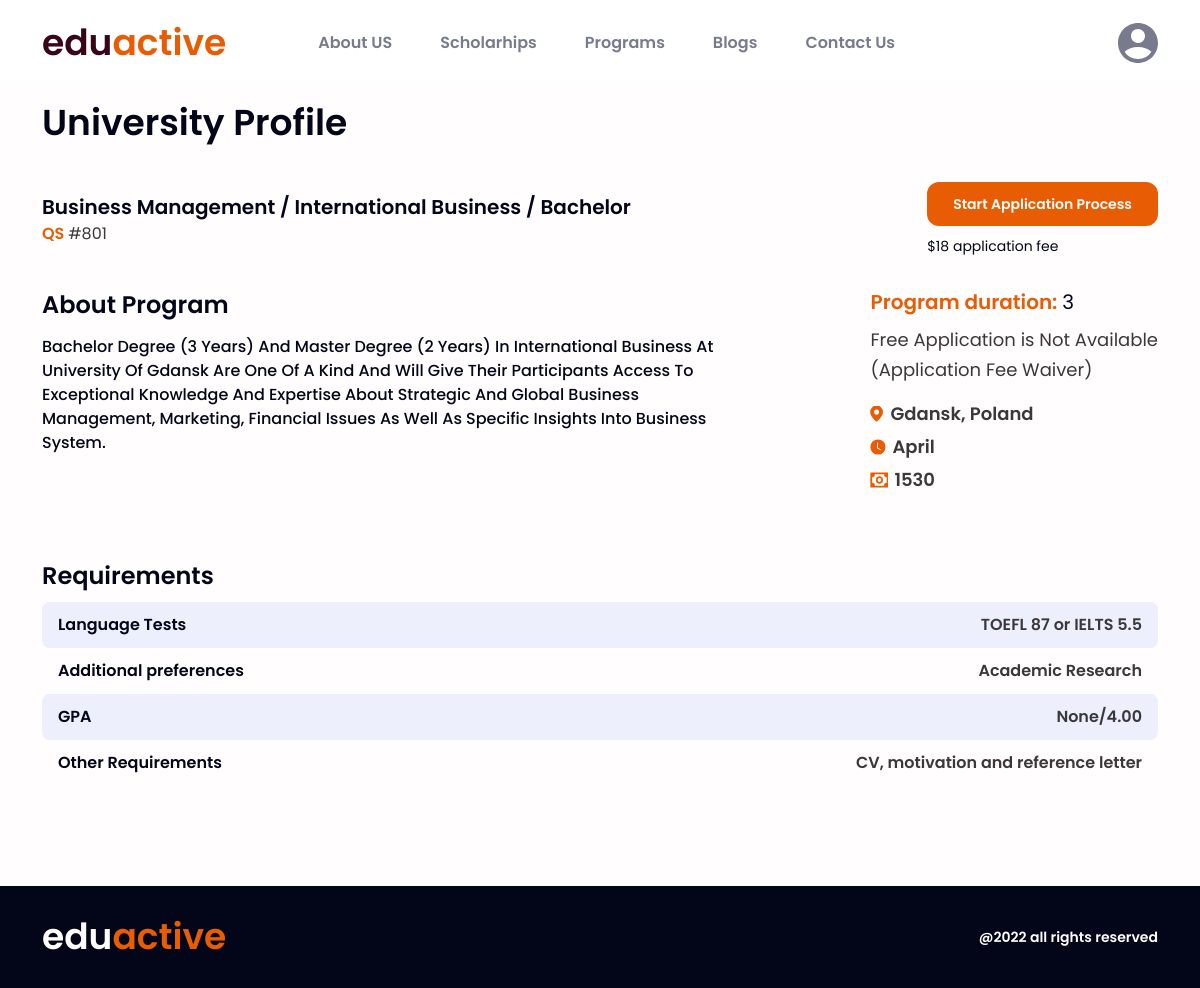
The page /pages/university/detail/1883 (signed in) on the database its author committed.
### pages/models.py (models this page shows)
class University(models.Model):
    name = models.CharField(max_length=50, blank=True, null=True)
    qs_rank = models.CharField(max_length=50, blank=True, null=True)
    program = models.CharField(max_length=100, blank=True, null=True)
    study_field = models.CharField(max_length=100, blank=True, null=True,choices=FIELD_CHOICES)
    degree = models.CharField(max_length=100, blank=True, null=True,choices=DEGREE_CHOICES)
    study_duration = models.CharField(max_length=100, blank=True, null=True)
    email = models.EmailField(max_length=254, blank=True, null=True)
    other_email = models.EmailField(max_length=254, blank=True, null=True)
    gre = models.CharField(max_length=100, blank=True, null=True)
    gpa = models.CharField(max_length=100, blank=True, null=True)
    ielts = models.CharField(max_length=100, blank=True, null=True)
    toefl = models.CharField(max_length=100, blank=True, null=True)
    gmat = models.CharField(max_length=100, blank=True, null=True)
    fee = models.CharField(max_length=100, blank=True, null=True)
    fee_waiver = models.CharField(max_length=100, blank=True, null=True, choices=VAIWER_CHOICES)
    tution_fee = models.CharField(max_length=100, blank=True, null=True)
    region = models.CharField(max_length=100, blank=True, null=True,choices=REGION_CHOICES)
    state = models.CharField(max_length=100, blank=True, null=True)
    city = models.CharField(max_length=100, blank=True, null=True)
    city_living_cost = models.CharField(max_length=100, blank=True, null=True)
    acceptance_rate = models.CharField(max_length=100, blank=True, null=True)
    graduation_rate = models.CharField(max_length=100, blank=True, null=True)
    deadline = models.CharField(max_length=500, blank=True, null=True)
    result = models.CharField(max_length=500, blank=True, null=True)
    link = models.CharField(max_length=200, blank=True, null=True)
    bio = models.CharField(max_length=3000, blank=True, null=True)

### pages/views.py (the view, shortened to what this page needs)
# urls.py: path('university/detail/<int:id>', detail, name='detail'),
@login_required(login_url = 'authenticate')
def detail(request, id):
    university = get_object_or_404(University, id=id)
    return render(request, 'university-detail.html', {'university': university})

### templates/university-detail.html (shortened to what this page needs)
{% extends "base.html" %}
{% load static %}
{% block main %}
    <div class="dummy-height"></div>
<main class="sections">
  <section class="university-profile">
    <div class="container">
      <h1 class="university-profile-title">University Profile</h1>
      <div class="uni-profile-details d-flex align-items-center justify-content-between flex-wrap">
        <div class="uni-info">
            <div class="uni-degree">{{university.study_field}} / {{university.program}} / {{university.degree}}</div>
            <span class="me-2 qs-class">QS <span>#{{university.qs_rank}}</span></span>
        </div>
        <div class="uni-apply-link">
          <form method='post'>
            <button title="Application Process" class="text-decoration-none d-block cs-btn" type='submit'>Start Application Process</button>
          </form>
            <div>${{university.fee}} application fee</div>
        </div>
      </div>
      <div class="uni-programs-details d-lg-flex justify-content-between align-items-start">
        <div class="uni-program-about">
          <h4>About Program</h4>
          <p>
            {{university.bio}}
          </p>
        </div>
        <div class="uni-program-extend">
          <p class="uni-duration">Program duration: <span>  {{university.study_duration}}</span></p>
          <p class="uni-fee">
            Free Application is {{university.fee_waiver}} <span>(Application Fee Waiver)</span>
          </p>
          <ul class="list-unstyled">
            <li class="list-loc mb-2 d-flex align-items-center">
              <img src="{% static 'assets/css/icons/others/location.svg' %}" alt="">
              <span>{{university.city}}, {{university.state}}</span>
            </li>
            <li class="list-date mb-2 d-flex align-items-center">
              <img src="{% static 'assets/css/icons/others/time.svg' %}" alt="">
              <span>{{university.deadline}}</span>
            </li>
            <li class="list-price d-flex align-items-center">
              <img src="{% static 'assets/css/icons/others/money.svg' %}" alt="">
              <span>{{university.tution_fee}}</span>
            </li>
          </ul>
        </div>
      </div>
      <div class="requirements">
        <h4>Requirements</h4>
        <div class="one-requirement require">
          <span>Language Tests</span>
          <span>
            {% if university.toefl %}
            TOEFL {{university.toefl}} or
            {% endif %}
               IELTS {{university.ielts}}
          </span>
        </div>
        <div class="two-requirement require">
          <span>Additional preferences</span>
          <span>Academic Research </span>
        </div>
        <div class="three-requirement require">
          <span>GPA</span>
          <span>{{university.gpa}}/4.00</span>
        </div>
        <div class="four-requirement require">
          <span>Other Requirements</span>
          <span>CV, motivation and reference letter </span>
        </div>
      </div>
    </div>
  </section>
</main>
{% endblock main %}

### templates/base.html (shortened to what this page needs)
<!DOCTYPE html>
{% load static %}
<html lang="en">
<head>
    <link rel="stylesheet" href="{% static 'assets/css/plugins.min.css' %}">
    <link rel="stylesheet" href="{% static 'assets/css/styles.css' %}">
</head>
<body>
    <header class="header">
        <nav class="navbar navbar-expand-lg">
            <div class="container">
              <a class="navbar-brand" title="Home" href="{% url 'landing'%}">edu<span>active</span></a>
              <div class="collapse navbar-collapse" id="navbarSupportedContent">
                <ul class="navbar-nav me-lg-auto mb-md-2 mb-lg-0">
                  <li class="nav-item">
                    <a class="nav-link" title="About" href="{% url 'landing'%}#aboutUsSection">About US</a>
                  </li>
                  <li class="nav-item">
                    <a class="nav-link" title="Scholarships" href="{%url 'scholarships' %}">Scholarhips</a>
                  </li>
                  <li class="nav-item">
                    <a class="nav-link" title="Scholarships" href="{%url 'universities' %}">Programs</a>
                  </li>
                  <li class="nav-item">
                    <a class="nav-link" title="Blog" href="{%url 'blogs' %}">Blogs</a>
                  </li>
                  <li class="nav-item">
                    <a class="nav-link" title="Contact" href="{%url 'landing' %}#contactUsSection">Contact Us</a>
                  </li>
                </ul>
                {% if user.is_authenticated %}
                  <a class="text-decoration-none profile-link" title="Profile" href="{% url 'profile' %}">
                     <img src="{% static 'assets/css/icons/others/profile.svg' %}" alt="Profile">
                   </a>
                {% else %}
                <a class="cs-btn login-link" href="{% url 'authenticate'%}" title="Login">Login</a>
                {% endif %}
              </div>
            </div>
          </nav>
    </header>
{% block main %}
{% endblock main %}
<footer class="footer py-4">
  <div class="container">
     <div class="footer-wrapper d-sm-flex justify-content-sm-between align-items-sm-center">
      <div class="footer-brand-wrapper">
        <a title="Home" class="text-decoration-none footer-brand" href="index.html">edu<span>active</span></a>
      </div>
      <div class="footer-copyright">
        @2022 all rights reserved
      </div>
     </div>
  </div>
</footer>
</body>
</html>

### static/assets/css/styles.css (style rules this page uses)
:root { --eduactive-color-1: #370617; --eduactive-color-2: #e85d04; --black: #020618; --gray-soft: #edeffd; --gray: #787b8e; --gray-2: #424349; --gray-3: #3c373a; --gray-4: #292a2f; --white: #fffdfd; --white-2: #fbfbfd; --system-right: #138610; --system-wrong: #e01515; --system-wrong-2: #d00000; --system-issue: #ffba08; --transition: all 300ms ease-out; }
body { background: var(--white); }
.cs-btn { border: 2px solid transparent; border-radius: 12px; padding: 8px 24px; font: 14px Poppins-SemiBold; line-height: 24px; text-align: center; background-color: var(--eduactive-color-2); color: var(--white); transition: var(--transition); cursor: pointer; text-decoration: none; }
.header { background: rgba(255, 255, 255, 0.7); -webkit-backdrop-filter: blur(6px); backdrop-filter: blur(6px); position: fixed; width: 100%; top: 0; z-index: 800; }
.header .navbar { padding: 11px 0; }
.header .navbar-brand { margin-right: 52px; font: 36px Poppins-SemiBold; line-height: 54px; color: var(--eduactive-color-1); }
.header .navbar-brand span { color: var(--eduactive-color-2); font: inherit; }
.header .nav-link { font: 16px Poppins-SemiBold; line-height: 24px; color: var(--gray); margin-left: 32px; transition: var(--transition); }
.dummy-height { height: 86px; }
.footer { background-color: var(--black); }
.footer-brand { font: 36px Poppins-SemiBold; line-height: 54px; color: var(--white); }
.footer-brand span { font: inherit; line-height: inherit; color: var(--eduactive-color-2); }
.footer-copyright { cursor: default; font: 14px Poppins-SemiBold; line-height: 21px; color: var(--white); }
.university-profile { padding: 10px 0 100px 0; background: var(--white); min-height: 90vh; }
.university-profile-title { font: 36px Poppins-SemiBold; line-height: 54px; color: var(--black); padding: 0; margin-bottom: 32px; }
.uni-apply-link div { font: 14px Poppins-Regular; line-height: 17px; color: var(--black); margin-top: 12px; }
.uni-degree { font: 20px Poppins-SemiBold; line-height: 30px; color: var(--black); }
.qs-class { font: 16px Poppins-SemiBold; line-height: 24px; color: var(--eduactive-color-2); }
.qs-class span { font-weight: 400; color: var(--gray-3); }
.uni-programs-details { margin-top: 32px; }
.uni-program-about { max-width: 800px; }
.uni-program-about h4 { font: 24px Poppins-SemiBold; line-height: 36px; color: var(--black); margin-bottom: 12px; padding: 0; }
.uni-program-about p { font: 16px Poppins-Medium; line-height: 24px; color: var(--black); text-transform: capitalize; }
.uni-duration { font: 20px Poppins-SemiBold; line-height: 30px; color: var(--eduactive-color-2); padding: 0; margin-bottom: 8px; }
.uni-duration span { font-size: inherit; font-weight: 400; line-height: inherit; color: var(--black); }
.uni-fee { font: 18px Poppins-Regular; line-height: 30px; color: var(--gray-3); }
.uni-fee span { font: inherit; line-height: inherit; color: var(--gray-3); display: block; }
.list-loc img { width: 14px; height: 16px; -o-object-fit: cover; object-fit: cover; }
.list-date img { width: 16px; height: 16px; -o-object-fit: cover; object-fit: cover; }
.list-price img { width: 18px; height: 16px; -o-object-fit: cover; object-fit: cover; }
.list-loc span, .list-date span, .list-price span { font: 18px Poppins-SemiBold; line-height: 25px; color: var(--gray-3); padding-left: 6px; }
.requirements { margin-top: 50px; }
.requirements h4 { font: 24px Poppins-SemiBold; line-height: 36px; color: var(--black); }
.require { display: flex; align-items: center; justify-content: space-between; padding: 8px 16px; border-radius: 8px; }
.require span:nth-child(1) { font: 16px Poppins-SemiBold; line-height: 30px; color: var(--black); }
.require span:nth-child(2) { font: 16px Poppins-SemiBold; line-height: 30px; color: var(--gray-3); }
.require:nth-child(even) { background-color: var(--gray-soft); }
@media screen and (max-width: 1399.98px) { .uni-program-about { max-width: 700px; } }

### rows shown on the page
University: study_field "Business Management", program "International Business", degree "Bachelor", qs_rank "801", fee "18", bio "Bachelor Degree (3 Years) And Master Degree (2 Years) In International Business At University Of Gdansk Are One Of A Kind And Will Give Their Participants Access To Exceptional Knowledge And Expertise About Strategic And Global Business Management, Marketing, Financial Issues As Well As Specific Insights Into Business System.", study_duration "3", fee_waiver "Not Available", city "Gdansk", state "Poland", deadline "April", tution_fee "1530", toefl "87", ielts "5.5", gpa "None"
